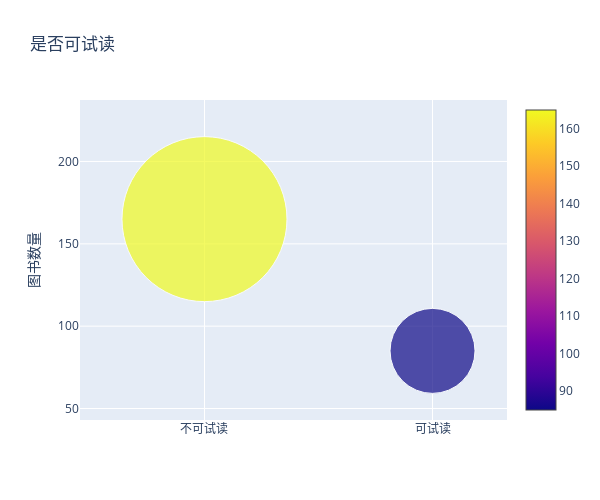

The cell this chart's notebook holds for it:
### Code cell
data_csv_isRead = data_csv["是否可试读"].value_counts()

size = data_csv_isRead

data = [
 {
 'x':data_csv_isRead.index,
 'y':data_csv_isRead,
 'mode':'markers',
  'marker':{
 'color':[float(each) for each in data_csv_isRead],
 'size':data_csv_isRead,
 'showscale':True
 }
 }
]
layout = go.Layout(yaxis=dict(title= '图书数量',ticklen= 5,zeroline= False),
                   xaxis=dict(),
                   title="是否可试读", height=500, width=600)
fig = go.Figure(data = data, layout = layout)

iplot(fig)

### Figure 1 — Plotly figure (JSON) as saved in the notebook; plotly's stock layout.template omitted (floating-point values rounded to 4 significant figures)
{"data": [{"marker": {"color": [165.0, 85.0], "showscale": true, "size": [165, 85]}, "mode": "markers", "x": ["不可试读", "可试读"], "y": [165, 85], "type": "scatter"}], "layout": {"height": 500, "title": {"text": "是否可试读"}, "width": 600, "yaxis": {"ticklen": 5, "title": {"text": "图书数量"}, "zeroline": false}}}
